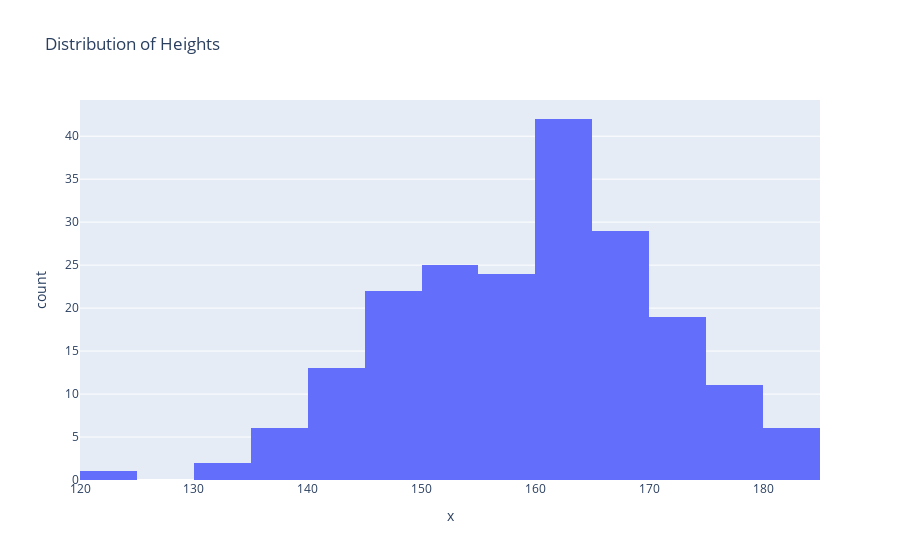

The notebook cell this image was saved under:
### Markdown cell above
## 4.Histogram: 
 A histogram is used to represent continuous data in the form of bar. Each bar has discrete values in bar graphs, whereas in histograms, we have bars representing a range of values. Histograms show frequency distributions. We can use histograms to visualize:
 
 * Students marks distribution
 * Frequency of waiting time of customers in a Bank

### Code cell
##Example 4: Let us illustrate the distribution of heights of 200 people using a histogram

import numpy as np
#Here we will concentrate on heights which are 160 and the standard deviation is 11
heights_array = np.random.normal(160, 11, 200)
## Use plotly express histogram chart function px.histogram.Provide input data x to the histogram
fig = px.histogram(x=heights_array,title="Distribution of Heights")
fig.show()

### Figure 1 — Plotly figure (JSON) as saved in the notebook; plotly's stock layout.template omitted (floating-point values rounded to 4 significant figures; data arrays with more than 128 entries replaced by an {"elided": "..."} marker saying what was removed)
{"data": [{"bingroup": "x", "hovertemplate": "x=%{x}<br>count=%{y}<extra></extra>", "legendgroup": "", "marker": {"color": "#636efa", "pattern": {"shape": ""}}, "name": "", "orientation": "v", "showlegend": false, "type": "histogram", "x": {"elided": "200 float values"}, "xaxis": "x", "yaxis": "y"}], "layout": {"barmode": "relative", "legend": {"tracegroupgap": 0}, "title": {"text": "Distribution of Heights"}, "xaxis": {"anchor": "y", "domain": [0, 1], "title": {"text": "x"}}, "yaxis": {"anchor": "x", "domain": [0, 1], "title": {"text": "count"}}}}
